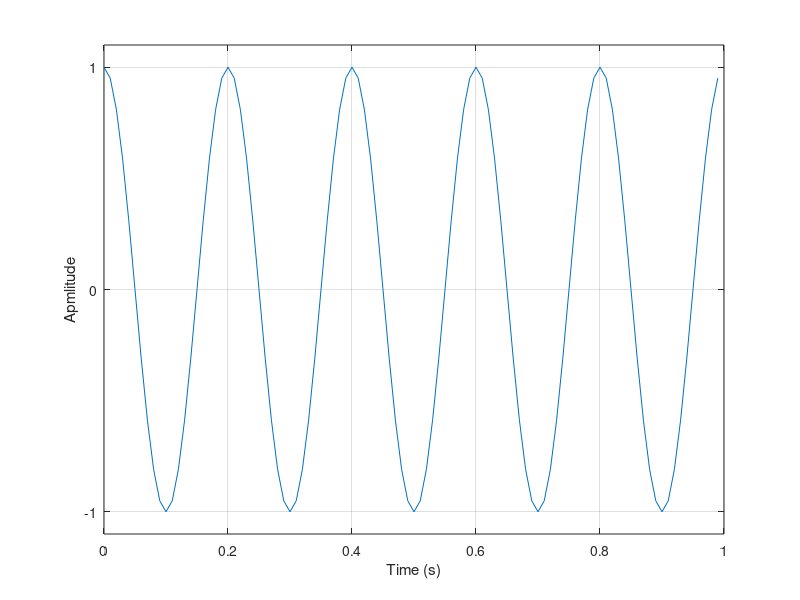

This figure's MATLAB source:
% This program is a trivial example of the Fourier transform of a sinusoid 

clear all 
dt = .01;
maxt = 1; 
t = 0:dt:(maxt-dt);
nt = length(t); %length of t 

nCycles = 5; 
amp = 1; 
phase = 0; %with respect to cosign 

% y5 is a sinusoid with 5 cycles
y5 = amp*cos(2*pi*t*nCycles-pi*phase/180); 

% plotting the sinusoid 
figure(1)
clf
plot(t, y5);
xlabel('Time (s)'); 
set(gca, 'XTick', 0:.2:maxt); 
set(gca, 'YTick',-1:1); 
ylabel('Apmlitude'); 
set(gca, 'YLim', amp*1.1*[-1,1]); 

%this draws dotted lines at the x and y-tick values 
grid